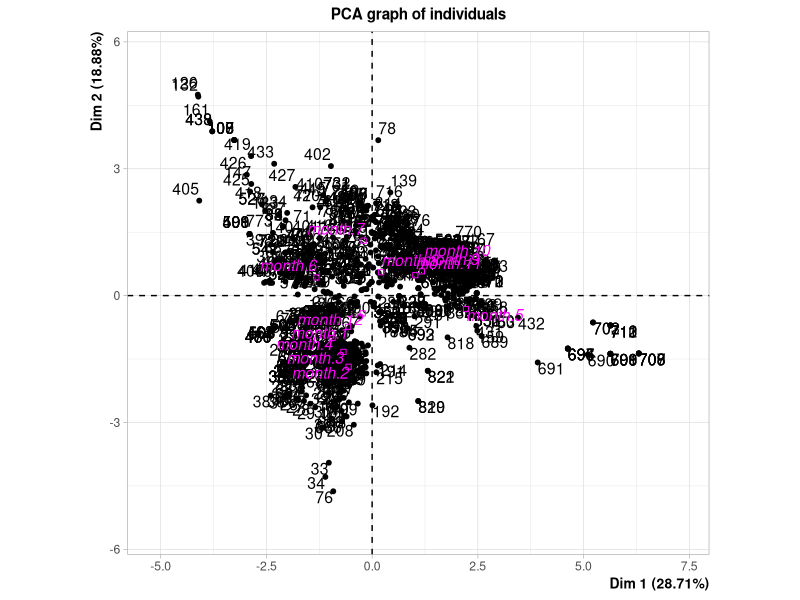
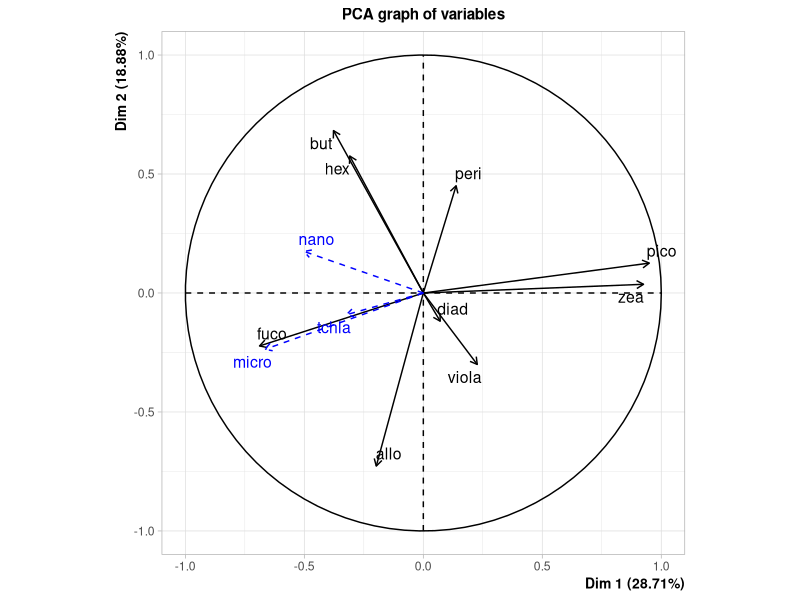

The R script that drew these images, in order: (Note: this script raises an error after producing the figures.)
library(FactoMineR)
library(tidyverse)

bouss <- read_csv("Output/Data/boussole_merged.csv")

bouss_acp <- bouss %>% mutate(tchlb = tchlb/tchla,
                              peri = peri/tchla,
                              fuco = fuco/tchla,
                              hex = hex/tchla,
                              but = but/tchla,
                              allo = allo/tchla,
                              zea = zea/tchla)


test <- PCA(bouss_acp[,c(8:19, 24)], quanti.sup = c(1,2,3), quali.sup = 13,  scale.unit = TRUE)

coord <- data.frame(test$ind$coord)
var_coord <- bind_rows(data.frame(test$var$coord))

supp_coord <- data.frame(test$quanti.sup$coord)
quali_coord <- data.frame(test$quali.sup$coord)

result_acp <- bind_cols(bouss, coord) %>% na.omit()

# Q <- quantile(result_acp$yield, probs=c(.25, .75), na.rm = FALSE)
# iqr <- IQR(result_acp$yield)
# 
# up <-  Q[2]+1.5*iqr # Upper Range
# low<- Q[1]-1.5*iqr # Lower Range
# 
# result_acp <- filter(result_acp, yield < up & yield > low)

# ggplot(result_acp)+
#   geom_point(aes(x = Dim.1, y = Dim.2, colour = abs))+
#   scale_colour_viridis_c()+
#   geom_segment(aes(x = 0, y = 0, xend = Dim.1*3, yend = Dim.2*3), data = var_coord)+
#   geom_text(aes(x = Dim.1*3.2, y = Dim.2*3.2, label = rownames(var_coord)), data = var_coord)+
#   ylab("Dim 2 (19%)")+
#   xlab("Dim 1 (29%)")



result_acp$depth2 <- factor(result_acp$depth2, c("5", "10", "20", "30", "40", "50", "60", "70", "80"))

result_acp <- filter(result_acp, depth2 %in% c("5", "10", "20", "30", "40", "50", "60"))

seasons_label <- result_acp %>% select(season, Dim.1, Dim.2) %>% 
  group_by(season) %>% 
  summarise_all(mean) %>%
  ungroup()

ggplot(result_acp)+
  geom_point(aes(x = Dim.1, y = Dim.2, colour = depth2))+
  scale_colour_brewer(palette = "Paired", name = "Depth (m)")+
  geom_segment(aes(x = 0, y = 0, xend = Dim.1*2.7, yend = Dim.2*2.7), data = var_coord)+
  geom_segment(aes(x = 0, y = 0, xend = Dim.1*3, yend = Dim.2*3), colour = "red", data = supp_coord)+
  geom_text_repel(aes(x = Dim.1*3, y = Dim.2*3, label = rownames(var_coord)), data = var_coord, size = 6)+
  geom_text_repel(aes(x = Dim.1*3.2, y = Dim.2*3.2, label = rownames(supp_coord)), colour = "red", data = supp_coord, size = 6)+
  geom_label(aes(x = Dim.1, y = Dim.2, label = season), data = seasons_label)+
  ylab("PC2 (18,9%)")+
  xlab("PC1 (28,7%)")+
  xlim(-3, 3)+
  theme_bw(base_size = 16)

ggsave("Output/paper_fig/acp_bouss.png", width = 9, height = 6)

colorname <- expression(atop(a[470]^{"*"},(m^-2%.%"(mg"%.%"chla)"^{"-1"})))
astar <- expression(a[470]^{"*"})
aunit <- expression((m^-2%.%"(mg"%.%"chla)"^{"-1"}))
ggplot(result_acp)+
  geom_point(aes(x = Dim.1, y = Dim.2, colour = abs))+
  scale_colour_viridis_c(name = colorname)+
  geom_segment(aes(x = 0, y = 0, xend = Dim.1*2.7, yend = Dim.2*2.7), data = var_coord)+
  geom_segment(aes(x = 0, y = 0, xend = Dim.1*3, yend = Dim.2*3), colour = "red", data = supp_coord)+
  geom_text(aes(x = Dim.1*3, y = Dim.2*3, label = rownames(var_coord)), data = var_coord)+
  geom_text(aes(x = Dim.1*3.2, y = Dim.2*3.2, label = rownames(supp_coord)), colour = "red", data = supp_coord)+
  ylab("PC2 (18,9%)")+
  xlab("PC1 (28,7%)")+
  xlim(-3, 3)+
  theme_bw(base_size = 16)+
  theme(legend.title = element_text(size = 12),
        legend.key.width = unit(0.5,"cm"))

#ggsave("Output/paper_fig/acp_abs_bouss.png", width = 9, height = 6)

ggplot(result_acp)+
  geom_point(aes(x = Dim.1, y = Dim.2, colour = slope))+
  scale_colour_viridis_c(name = "a*")+
  geom_segment(aes(x = 0, y = 0, xend = Dim.1*3, yend = Dim.2*3), data = var_coord)+
  geom_segment(aes(x = 0, y = 0, xend = Dim.1*3, yend = Dim.2*3), colour = "red", data = supp_coord)+
  geom_text(aes(x = Dim.1*3.2, y = Dim.2*3.2, label = rownames(var_coord)), data = var_coord)+
  geom_text(aes(x = Dim.1*3.2, y = Dim.2*3.2, label = rownames(supp_coord)), colour = "red", data = supp_coord)+
  geom_label(aes(x = Dim.1, y = Dim.2, label = rownames(quali_coord)), data = quali_coord)+
  ylab("Dim 2 (18%)")+
  xlab("Dim 1 (22%)")+
  theme_bw()


# x_axis <- seq(400, 500, by = 1)
# weight440 <- dnorm(x_axis, 434, 8)
# weight440 <- weight440 * 1/max(weight440)
# weight470 <- dnorm(x_axis, 466, 11.5)
# weight470 <- weight470 * 1/max(weight470)
# 
# ggplot()+
#   geom_path(aes( x = x_axis, y = weight470, colour = "470"))+
#   geom_path(aes( x = x_axis, y = weight440, colour = "440"))+
#   theme_bw()
# 
# ggplot()+
#   geom_path(aes(x = x_axis, y = weight440, colour = 'abs 440'))+
#   geom_path(aes(x = x_axis, y = weight470, colour = 'abs 470'))+
#   scale_x_continuous(breaks = c(400, 420, 440, 460, 480, 500, 520))+
#   xlab('Wavelength (nm)')+
#   ylab('Weight')+
#   ggtitle('Approximation of excitation curves')+
#   theme_bw()
# 
# 
# bouss_ts_fit <- bouss %>% group_by(month) %>% do(model = lm(fluo ~ tchla, data = .)) %>% ungroup() %>% 
#   transmute(month, coef = map(model, tidy)) %>% 
#   unnest(coef) %>% 
#   filter(term == "tchla")
# 
# bouss_ts <- left_join(bouss, bouss_ts_fit)
# 
# bouss_ts$monthabb <- factor(bouss_ts$monthabb, levels = c("Jan", "Feb", "Mar", "Apr", "May", "Jun", "Jul", "Aug", "Sep", "Oct", "Nov", "Dec"))
# 
# ggplot(bouss_ts)+
#   geom_point(aes(x = monthabb, y = estimate))+
#   geom_line(aes(x = monthabb, y = estimate))
# 
# 
# ggplot(bouss_ts)+
#   geom_point(aes(x = date, y = estimate))+
#   geom_line(aes(x = date, y = estimate))+
#   ylim(0.15,0.5)
# 
# bouss_ts <- bouss %>% group_by(month, year, depth2) %>% summarise(chla_tot = mean(tchla), fluo_tot = mean(fluo))
# 
# bouss_ts <- left_join(bouss_ts, bouss)
# 
# bouss_ts$depth2 <- factor(bouss_ts$depth2, c("5", "10", "20", "30", "40", "50", "60", "70", "80"))
# 
# ggplot(bouss_ts)+
#   geom_line(aes(x = date, y = chla_tot, colour = depth2, group = depth2))+
#   facet_wrap(.~year, scale= "free_x", nrow = 3)+
#   scale_colour_brewer(palette = "Paired")+
#   theme_classic()
